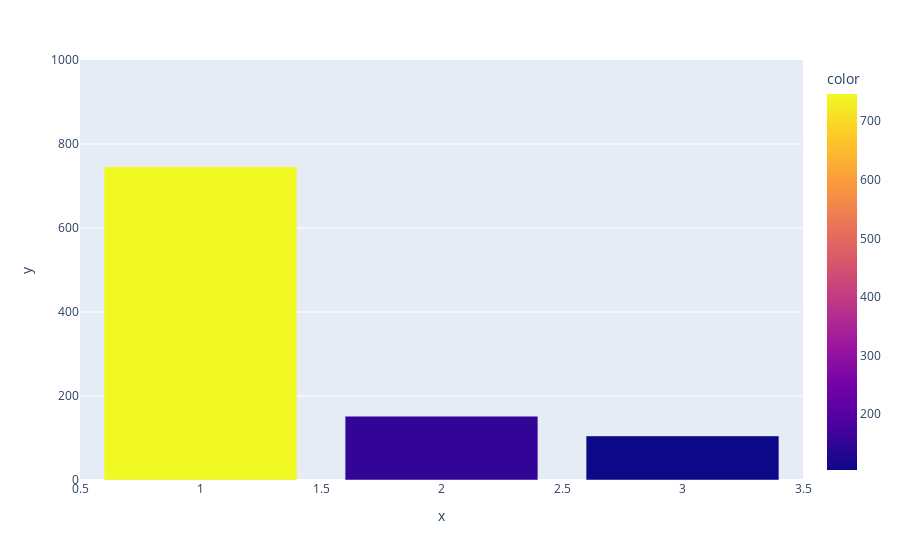

Here is the notebook cell this chart was saved with:
### Code cell
fig = px.bar( Y, x = [1,2,3], y = NSamples, color=NSamples, range_y=[0.0,1000])
fig.show()

### Figure 1 — Plotly figure (JSON) as saved in the notebook; plotly's stock layout.template omitted (floating-point values rounded to 4 significant figures)
{"data": [{"alignmentgroup": "True", "hovertemplate": "x=%{x}<br>y=%{y}<br>color=%{marker.color}<extra></extra>", "legendgroup": "", "marker": {"color": [746, 152, 105], "coloraxis": "coloraxis", "pattern": {"shape": ""}}, "name": "", "offsetgroup": "", "orientation": "v", "showlegend": false, "textposition": "auto", "type": "bar", "x": [1, 2, 3], "xaxis": "x", "y": [746, 152, 105], "yaxis": "y"}], "layout": {"barmode": "relative", "coloraxis": {"colorbar": {"title": {"text": "color"}}, "colorscale": [[0, "#0d0887"], [0.1111, "#46039f"], [0.2222, "#7201a8"], [0.3333, "#9c179e"], [0.4444, "#bd3786"], [0.5556, "#d8576b"], [0.6667, "#ed7953"], [0.7778, "#fb9f3a"], [0.8889, "#fdca26"], [1, "#f0f921"]]}, "legend": {"tracegroupgap": 0}, "margin": {"t": 60}, "xaxis": {"anchor": "y", "domain": [0, 1], "title": {"text": "x"}}, "yaxis": {"anchor": "x", "domain": [0, 1], "range": [0, 1000], "title": {"text": "y"}}}}
